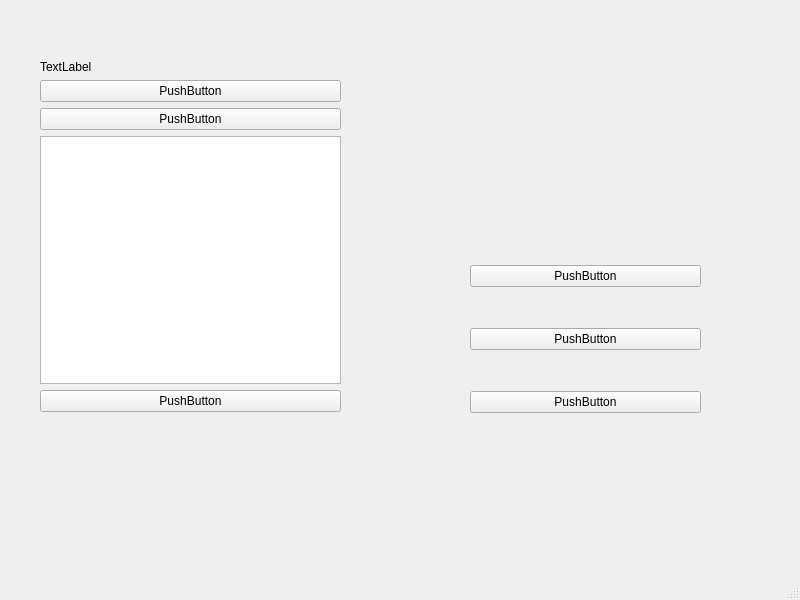
<?xml version="1.0" encoding="UTF-8"?>
<ui version="4.0">
 <class>MainWindow</class>
 <widget class="QMainWindow" name="MainWindow">
  <property name="geometry">
   <rect>
    <x>0</x>
    <y>0</y>
    <width>800</width>
    <height>600</height>
   </rect>
  </property>
  <property name="windowTitle">
   <string>MainWindow</string>
  </property>
  <widget class="QWidget" name="centralwidget">
   <widget class="QWidget" name="verticalLayoutWidget">
    <property name="geometry">
     <rect>
      <x>470</x>
      <y>230</y>
      <width>231</width>
      <height>221</height>
     </rect>
    </property>
    <layout class="QVBoxLayout" name="verticalLayout_2">
     <item>
      <widget class="QPushButton" name="pushButton_4">
       <property name="text">
        <string>PushButton</string>
       </property>
      </widget>
     </item>
     <item>
      <widget class="QPushButton" name="pushButton_5">
       <property name="text">
        <string>PushButton</string>
       </property>
      </widget>
     </item>
     <item>
      <widget class="QPushButton" name="pushButton_6">
       <property name="text">
        <string>PushButton</string>
       </property>
      </widget>
     </item>
    </layout>
   </widget>
   <widget class="QWidget" name="">
    <property name="geometry">
     <rect>
      <x>40</x>
      <y>60</y>
      <width>301</width>
      <height>352</height>
     </rect>
    </property>
    <layout class="QVBoxLayout" name="verticalLayout">
     <item>
      <widget class="QLabel" name="label">
       <property name="text">
        <string>TextLabel</string>
       </property>
      </widget>
     </item>
     <item>
      <widget class="QPushButton" name="pushButton">
       <property name="text">
        <string>PushButton</string>
       </property>
      </widget>
     </item>
     <item>
      <widget class="QPushButton" name="pushButton_2">
       <property name="text">
        <string>PushButton</string>
       </property>
      </widget>
     </item>
     <item>
      <widget class="QTextEdit" name="textEdit"/>
     </item>
     <item>
      <widget class="QPushButton" name="pushButton_3">
       <property name="text">
        <string>PushButton</string>
       </property>
      </widget>
     </item>
    </layout>
   </widget>
  </widget>
  <widget class="QMenuBar" name="menubar">
   <property name="geometry">
    <rect>
     <x>0</x>
     <y>0</y>
     <width>800</width>
     <height>37</height>
    </rect>
   </property>
  </widget>
  <widget class="QStatusBar" name="statusbar"/>
 </widget>
 <resources/>
 <connections/>
</ui>
